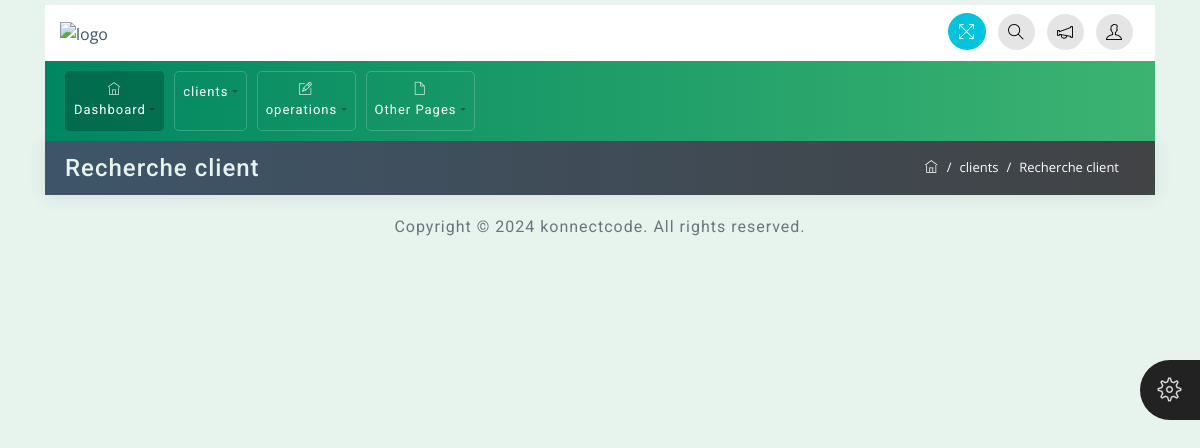
The page /client/show on the database as committed earlier.
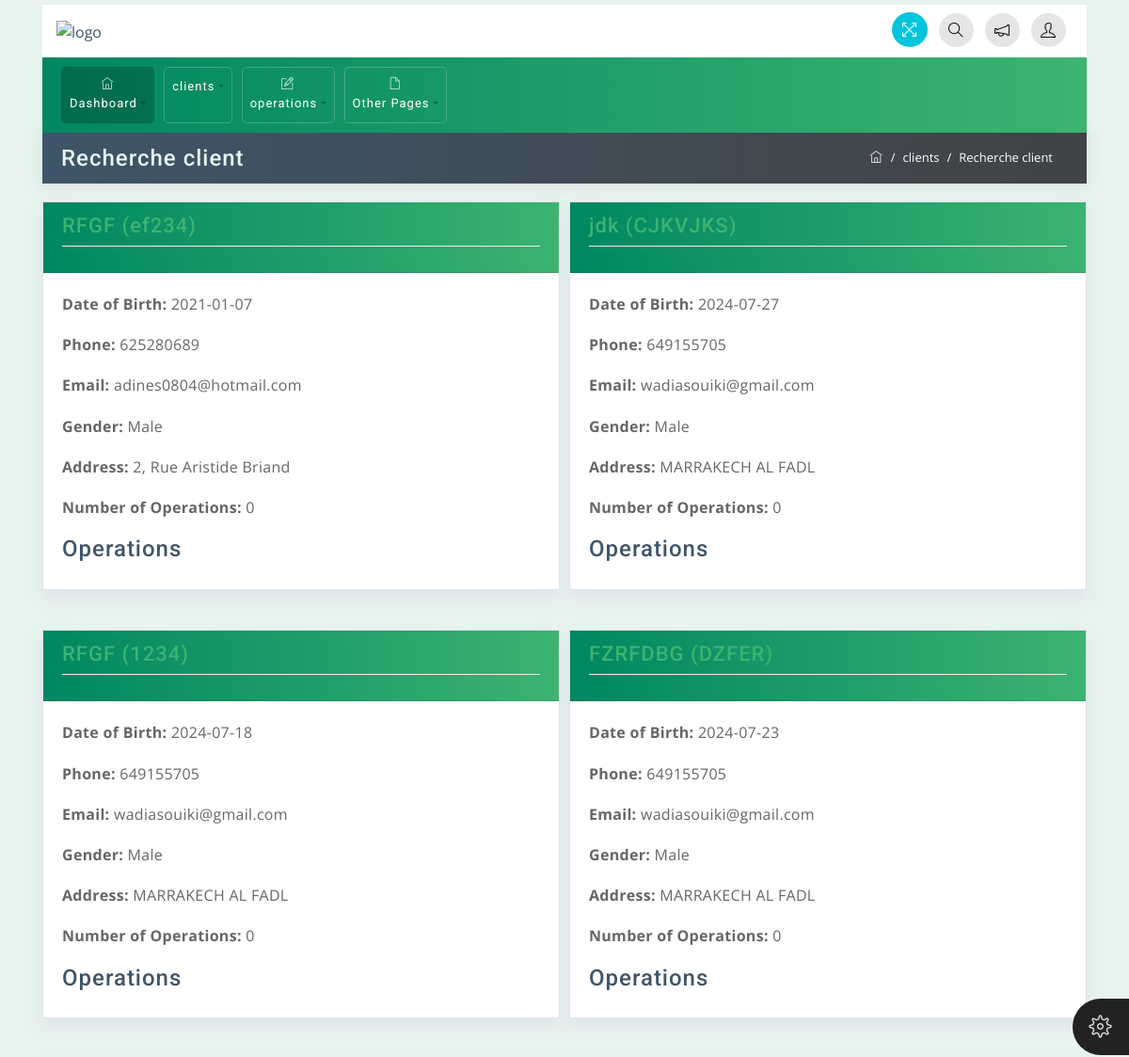
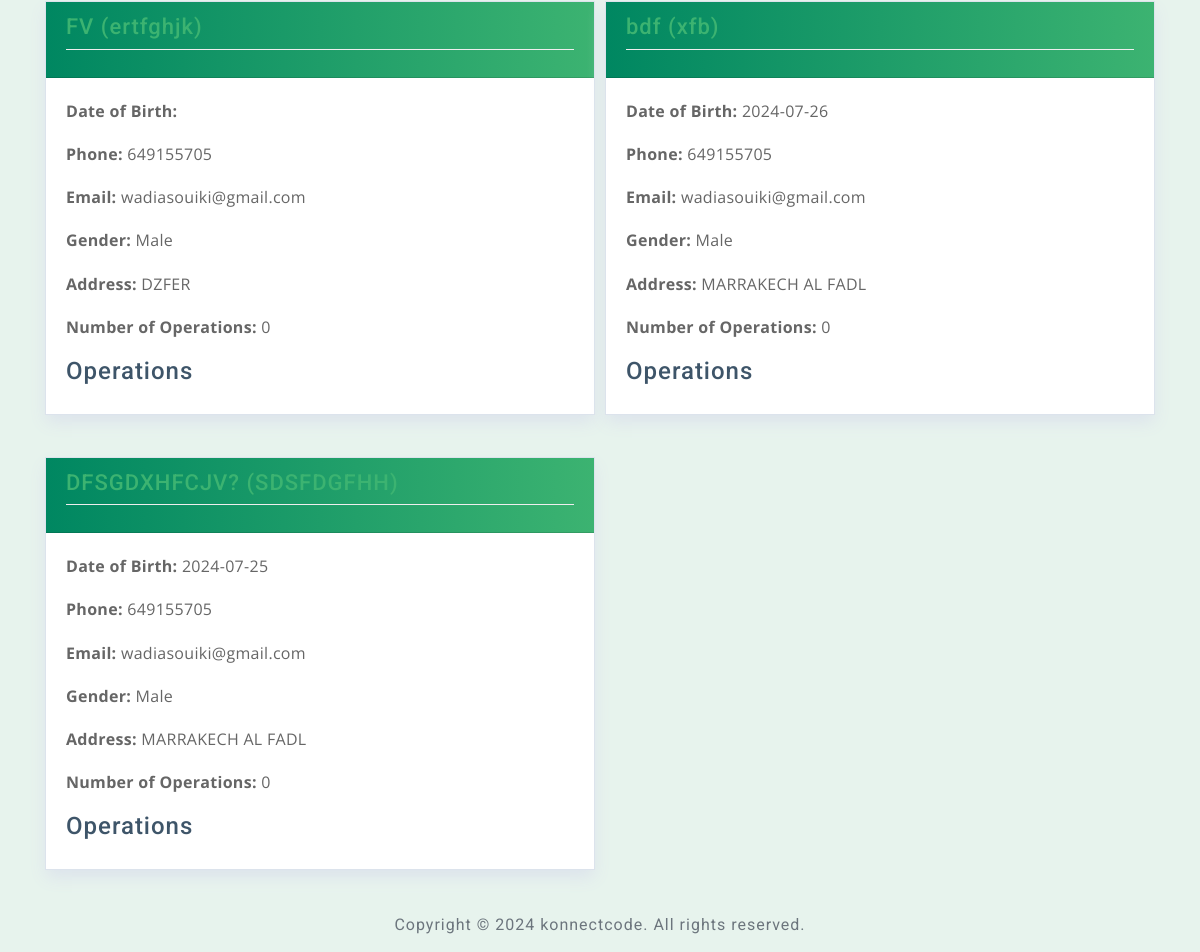
The same page on the database as committed later (2 pictures, top to bottom).
### employe/models.py (models this page shows, shortened)
class Client(models.Model):
    client_id=models.CharField(max_length=100,editable=False, unique=True)
    client_Name=models.CharField(max_length=100)
    Date_Of_Birth=models.CharField(max_length=100)
    Phone=models.IntegerField()
    Email=models.CharField(max_length=100)
    Gender=models.CharField(max_length=100)
    Address=models.TextField()

### employe/views.py (the view)
# urls.py: path('client/show', Clients_show.as_view(), name='client_show'),
class Clients_show(View):
    def get(self, request):
        clients = Client.objects.all()
        for client in clients:
            operations_count = Operation.objects.filter(client_id=client.client_id).count()
            client.operations_count = operations_count
            client.operations = Operation.objects.filter(client_id=client.client_id)
        context = {
            'clients': clients
        }
        return render(request, 'client/show_client.html', context)

### employe/templates/client/show_client.html (shortened to what this page needs)
{% extends 'base.html' %}
{% block content %}
<div class="container mt-0">
    <div class="row breadcrumb-bar">
        <div class="col-md-6">
            <h3 class="block-title">Recherche client</h3>
        </div>
        <div class="col-md-6">
            <ol class="breadcrumb">
                <li class="breadcrumb-item">
                    <a href="index.html">
                        <span class="ti-home"></span>
                    </a>
                </li>
                <li class="breadcrumb-item">clients</li>
                <li class="breadcrumb-item active">Recherche client</li>
            </ol>
        </div>
    </div>
</div>
<div class="container">
    <div class="row">
        {% for client in clients %}
        <div class="col-md-6 mb-4">
            <div class="card proclinic-box-shadow">
                <div class="card-header proclinic-bg">
                    <h2 class="widget-title proclinic-text-color">{{ client.client_Name }} ({{ client.client_id }})</h2>
                </div>
                <div class="card-body">
                    <p><strong>Date of Birth:</strong> {{ client.Date_Of_Birth }}</p>
                    <p><strong>Phone:</strong> {{ client.Phone }}</p>
                    <p><strong>Email:</strong> {{ client.Email }}</p>
                    <p><strong>Gender:</strong> {{ client.Gender }}</p>
                    <p><strong>Address:</strong> {{ client.Address }}</p>
                    <p><strong>Number of Operations:</strong> {{ client.operations_count }}</p>
                    <h4>Operations</h4>
                </div>
            </div>
        </div>
        {% endfor %}
    </div>
</div>
{% endblock %}

### employe/templates/base.html (shortened to what this page needs)
<!DOCTYPE html>
<html lang="en">
    <head>
        {% load static %}
        <link rel="stylesheet" href="{% static 'css/bootstrap.min.css' %}">
        <link rel="stylesheet" href="{% static 'css/themify-icons.css' %}">
        <link rel="stylesheet" href="{% static 'css/animate.css' %}">
        <link rel="stylesheet" href="{% static 'css/styles.css' %}">
        <link rel="stylesheet" href="{% static 'css/green.css' %}" id="style_theme">
        <link rel="stylesheet" href="{% static 'css/responsive.css' %}">
        <link rel="stylesheet" href="{% static 'charts/css/morris.css'%}">
        <link rel="stylesheet" href="{% static 'css/jquery-jvectormap.css'%}">
    </head>
<body>
	<div class="theme-settings" id="switcher">
		<span class="theme-click">
			<span class="ti-settings"></span>
		</span>
	</div>
    <div class="wrapper">
		<div id="content">
			<div class="container top-brand">
				<nav class="navbar navbar-default">
					<div class="navbar-header">
						<div class="sidebar-header"> <a href="index.html"><img src="{% static 'images/logo-dark.png'%} " class="logo" alt="logo"></a>
						</div>
					</div>
					<ul class="nav justify-content-end">
						<li class="nav-item">
							<a class="nav-link">
								<span title="Fullscreen" class="ti-fullscreen fullscreen"></span>
							</a>
						</li>
						<li class="nav-item">
							<a class="nav-link" data-toggle="modal" data-target=".proclinic-modal-lg">
								<span class="ti-search"></span>
							</a>
						</li>
						<li class="nav-item">
							<a class="nav-link dropdown-toggle" data-toggle="dropdown" href="#" role="button" aria-haspopup="true"
							 aria-expanded="false">
								<span class="ti-announcement"></span>
							</a>
						</li>
						<li class="nav-item">
							<a class="nav-link dropdown-toggle" data-toggle="dropdown" href="#" role="button" aria-haspopup="true"
							 aria-expanded="false">
								<span class="ti-user"></span>
							</a>
						</li>
					</ul>
				</nav>
			</div>
			<div class="container menu-nav">
				<nav class="navbar navbar-expand-lg proclinic-bg text-white">
					<div class="collapse navbar-collapse" id="navbarSupportedContent">
						<ul class="navbar-nav mr-auto">
							<li class="nav-item dropdown active">
								<a class="nav-link dropdown-toggle" data-toggle="dropdown" href="#" role="button" aria-haspopup="true"
								 aria-expanded="false"><span class="ti-home"></span> Dashboard</a>
							</li>
							<li class="nav-item dropdown">
								<a class="nav-link dropdown-toggle" data-toggle="dropdown" href="#" role="button" aria-haspopup="true"
								 aria-expanded="false"> clients</a>
							</li>
							<li class="nav-item dropdown">
								<a class="nav-link dropdown-toggle" data-toggle="dropdown" href="#" role="button" aria-haspopup="true"
								 aria-expanded="false"><span class="ti-pencil-alt"></span> operations</a>
							</li>
							<li class="nav-item dropdown">
								<a class="nav-link dropdown-toggle" data-toggle="dropdown" href="#" role="button" aria-haspopup="true"
								 aria-expanded="false"><span class="ti-file"></span> Other Pages</a>
							</li>
						</ul>
					</div>
				</nav>
			</div>
			{% block content %}{% endblock %}
			<div class="container">
				<div class="d-sm-flex justify-content-center">
				  <span class="text-muted text-center d-block d-sm-inline-block">Copyright © 2024 <a href="http://www.konnectplugins.com/" target="_blank">konnectcode</a>. All rights reserved.</span>
				</div>
			</div>
		</div>
	</div>
</body>
</html>

### employe/static/css/styles.css (style rules this page uses)
body { font-family: 'Open Sans', sans-serif; background-color: #E7F3ED; color: #3e5569; }
h1, h2, h3, h4, h5, h6, span, .menu-nav { font-family: 'Roboto', sans-serif; letter-spacing: 1px; }
p { font-size: 1em; line-height: 1.7em; color: #666; letter-spacing: .3px; }
a, a:hover, a:focus { color: inherit; text-decoration: none; transition: all 0.3s; }
.navbar { padding: 10px 15px; background: #fff; border: none; border-radius: 0; }
.breadcrumb { border-radius: 0; margin-bottom: 0; float: right; border-radius: 20px; background-color: transparent; }
.breadcrumb-bar { background: #3e5569; background: -webkit-linear-gradient(to left, #414345, #3e5569); background: linear-gradient(to left, #414345, #3e5569); margin-left: 0px !important; margin-right: 0px !important; padding: 5px 20px; -webkit-box-shadow: 0px 1px 15px 1px rgba(69,65,78,0.1); box-shadow: 0px 1px 15px 1px rgba(69,65,78,0.1); color: #fff; border: 0px solid; }
.breadcrumb-item { color: #ffffff; font-size: 13px; }
.breadcrumb-item.active { color: #ffffff; font-size: 13px; }
.breadcrumb-item+.breadcrumb-item::before { color: #ffffff; }
.breadcrumb-bar div[class*="col-"] { padding-right: 0px; padding-left: 0px; }
#content { padding-top: 5px; padding-bottom: 15px; transition: all 0.3s; width: 100%; }
.text-muted { color: #6c757d!important; padding-top: 20px; }
.proclinic-box-shadow { border-radius: 0; border: 0; -webkit-box-shadow: 0 0 0 1px #dce3ec, 0 8px 16px 0 #dce3ec; box-shadow: 0 0 0 1px #dce3ec, 0 8px 16px 0 #dce3ec; background: #fff; margin-top: 20px; }
div[class*="col-"] { padding-right: 6px; padding-left: 6px; }
#switcher { position: fixed; bottom: 45%; right: -130px; width: 130px; background-color: #404040; color: #ffffff; z-index: 9999; font-size: 15px; padding-bottom: 20px; -webkit-transition: all 0.6s ease; transition: all 0.6s ease; height: 80px; }
#switcher .theme-click { display: block; position: absolute; padding: 8px; width: 60px; height: 60px; line-height: 48px; color: #ffffff; font-size: 24px; background-color: #222; text-align: center; left: -60px; top: 0; cursor: pointer; z-index: 2; border-radius: 30px 0 0 30px; }
#switcher .theme-click .ti-settings { color: #ddd; }
.menu-nav .navbar-nav .nav-item { font-size: 13px; padding: 2px 0px; border: 1px solid rgba(255,255,255,.2); margin: 0 5px; border-radius: 5px; }
.menu-nav .navbar-nav .nav-item.active { border: 1px solid rgba(0,0,0,.05) }
.menu-nav .dropdown-toggle::after { color: rgba(0,0,0,.3); }
li.nav-item.active { background: rgba(0,0,0,.2); border-radius: 5px; }
.menu-nav [class^="ti-"], .menu-nav [class*=" ti-"] { color: rgba(255,255,255,.8); }
.navbar-default .dropdown-toggle::after { display: none; }
.navbar-default .ti-announcement, .navbar-default .ti-user, .navbar-default .ti-search { padding: 10px; border-radius: 50%; color: #000; }
.navbar-default .ti-user, .navbar-default .ti-announcement, .navbar-default .ti-search { background: rgba(0,0,0,.1); }
.top-brand .nav-link { padding: 6px; cursor: pointer; }
.navbar .nav .nav-item:last-child .nav-link { padding-right: 7px; }
.fullscreen { padding: 10px; font-size: 17px; cursor: pointer; background: #00c5dc; color: #fff; border-radius: 50%; margin-left: 10px; }
h3.block-title { background: transparent; margin: 4px auto; color: #E7F3ED; }
.widget-title { font-size: 22px; padding-bottom: .5rem; margin-bottom: 15px; border-bottom: 1px solid #eeeeee; }
.card, .card-img-top { border-radius: 0px; }
.card-header:first-child { border-radius: 0px; }
.block-title { -ms-flex: 1 1 auto; flex: 1 1 auto; min-height: 1.75rem; font-size: 1.5rem; line-height: 1.5; }

### employe/static/css/green.css (style rules this page uses)
.proclinic-bg { background: #3CB371; background: -webkit-linear-gradient(to right, #008761, #3CB371); background: linear-gradient(to right, #008761, #3CB371); }
.proclinic-text-color { color: #3CB371; }
.widget-title { color: #3CB371; }

### employe/static/css/responsive.css (style rules this page uses)
@media (min-width: 992px) { .row { margin-right: -5px; margin-left: -5px; } }
@media (min-width: 992px) and (max-width: 1200px) { .menu-nav [class^="ti-"], .menu-nav [class*=" ti-"] { display: block; margin-bottom: 5px; text-align: center; } }

Rows that differ between the two databases and show on the page:
added Client: client_Name "RFGF", client_id "ef234", Date_Of_Birth "2021-01-07", Phone "625280689", Email "adines0804@hotmail.com", Gender "Male", Address "2, Rue Aristide Briand", operations_count "0"
added Client: client_Name "jdk", client_id "CJKVJKS", Date_Of_Birth "2024-07-27", Phone "649155705", Email "wadiasouiki@gmail.com", Gender "Male", Address "MARRAKECH AL FADL", operations_count "0"
added Client: client_Name "RFGF", client_id "1234", Date_Of_Birth "2024-07-18", Phone "649155705", Email "wadiasouiki@gmail.com", Gender "Male", Address "MARRAKECH AL FADL", operations_count "0"
added Client: client_Name "FZRFDBG", client_id "DZFER", Date_Of_Birth "2024-07-23", Phone "649155705", Email "wadiasouiki@gmail.com", Gender "Male", Address "MARRAKECH AL FADL", operations_count "0"
added Client: client_Name "FV", client_id "ertfghjk", Phone "649155705", Email "wadiasouiki@gmail.com", Gender "Male", Address "DZFER", operations_count "0"
added Client: client_Name "bdf", client_id "xfb", Date_Of_Birth "2024-07-26", Phone "649155705", Email "wadiasouiki@gmail.com", Gender "Male", Address "MARRAKECH AL FADL", operations_count "0"
added Client: client_Name "DFSGDXHFCJV?", client_id "SDSFDGFHH", Date_Of_Birth "2024-07-25", Phone "649155705", Email "wadiasouiki@gmail.com", Gender "Male", Address "MARRAKECH AL FADL", operations_count "0"
